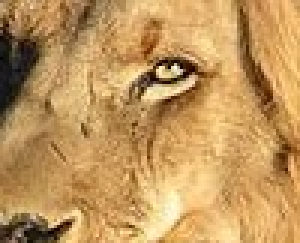
#> input picture assets/lion.jpg, 100 x 81 px (shown 3 times larger)
$ python main.py
#> lines starting #> are read from the running program, lines starting #| are printed output that depends on the picture
import numpy
import matplotlib.pyplot as plt
from copy import deepcopy
from skimage.io import imread, imshow
from PIL import Image
import numpy


class HilbertPoint:

    def __init__(self, n, x, y):

        self.n = n
        self.x = x
        self.y = y

    def __repr__(self):
        return "X: {} | Y: {}".format(self.x, self.y)


DEPTH = 5
MIN_X = 0 * DEPTH
MAX_X = 2 * DEPTH
MIN_Y = 0 * DEPTH
MAX_Y = 2 * DEPTH
ROUNDING_CONSTANT = 4  # digits


def get_fill_points(start, end):
    count = 2
    pts = []
    if round(start.x, ROUNDING_CONSTANT) == round(end.x, ROUNDING_CONSTANT):
        for n in numpy.linspace(start.y, end.y, num=count):
            pts.append(HilbertPoint(n, start.x, n))
    elif round(start.y, ROUNDING_CONSTANT) == round(end.y, ROUNDING_CONSTANT):
        for n in numpy.linspace(start.x, end.x, num=count):
            pts.append(HilbertPoint(n, n, start.y))
    else:
        raise RuntimeError(str(start) + str(end))

    return pts


class HilbertBox:

    def __init__(self, point_list):
        # copy the contents of the given points so we can transform them
        self.point_list = PointList(point_list.start_x, point_list.start_y)
        self.point_list.contents = point_list.contents

    def connect(self, other_box):
        joiner = get_fill_points(self.end, other_box.start)
        self.point_list.extend(joiner)
        self.point_list.extend(other_box.point_list.contents)

    @property
    def start(self):
        return self.point_list.start

    @property
    def end(self):
        return self.point_list.end

    def draw(self):
        plt.scatter(self.point_list.x_list, self.point_list.y_list)
        gca = plt.gca()
        gca.set_xlim([MIN_X, MAX_X])
        gca.set_ylim([MIN_X, MAX_Y])
        plt.show()


class BLHilbertBox(HilbertBox):

    def __init__(self, point_list):
        super().__init__(point_list)
        self.point_list.rotate(False)
        self.point_list.reverse()


class TLHilbertBox(HilbertBox):

    def __init__(self, point_list):
        super().__init__(point_list)
        self.point_list.offset_transform(-point_list.size, False)


class TRHilbertBox(HilbertBox):

    def __init__(self, point_list):
        super().__init__(point_list)
        self.point_list.offset_transform(-point_list.size, False)
        self.point_list.offset_transform(-point_list.size, True)


class BRHilbertBox(HilbertBox):

    def __init__(self, point_list):
        super().__init__(point_list)
        self.point_list.offset_transform(-point_list.size, True)
        self.point_list.rotate(True)
        self.point_list.reverse()


class PointList:

    EDGE_PADDING = 1

    def __init__(self, start_x, start_y):
        self._pts = []
        self.start_x = start_x
        self.start_y = start_y
        self.start = None
        self.end = None

    def build_staple(self):
        self.start = HilbertPoint(0, self.start_x, self.start_y)
        top_left = HilbertPoint(1, self.start_x, self.start_y + self.EDGE_PADDING)
        top_right = HilbertPoint(2, self.start_x + self.EDGE_PADDING, self.start_y + self.EDGE_PADDING)
        self.end = HilbertPoint(3, self.start_x + self.EDGE_PADDING, self.start_y)

        fill = get_fill_points(start=self.start, end=top_left)

        self._pts.extend(fill)

        fill = get_fill_points(start=top_left, end=top_right)

        self._pts.extend(fill)

        fill = get_fill_points(start=top_right, end=self.end)

        self._pts.extend(fill)

    @property
    def contents(self):
        pass

    @contents.getter
    def contents(self):
        return deepcopy(self._pts)

    @contents.setter
    def contents(self, pts):
        self.start = pts[0]
        self.end = pts[-1]
        self._pts = pts

    def extend(self, extend_list):
        self._pts.extend(extend_list)
        self.end = extend_list[-1]

    def offset_transform(self, offset, x):
        for pt in self._pts:
            if x:
                pt.x = pt.x - offset
            else:
                pt.y = pt.y - offset

    def reverse(self):
        self._pts.reverse()
        start = self.start
        self.start = self.end
        self.end = start

    def center(self):
        width = max(self.x_list) - min(self.x_list)
        height = max(self.y_list) - min(self.y_list)
        offset_x = min(self.x_list) + width/2
        offset_y = min(self.y_list) + height/2
        self.offset_transform(offset_x, True)
        self.offset_transform(offset_y, False)
        return offset_x, offset_y

    def rotate_about_center(self, cc):
        if cc:
            for pt in self._pts:
                old_x = pt.x
                pt.x = -pt.y
                pt.y = old_x
        else:
            for pt in self._pts:
                old_x = pt.x
                pt.x = pt.y
                pt.y = -old_x

    def decenter(self, offset_x, offset_y):
        self.offset_transform(-offset_x, True)
        self.offset_transform(-offset_y, False)

    def rotate(self, cc):
        offset_x, offset_y = self.center()
        self.rotate_about_center(cc)
        self.decenter(offset_x, offset_y)

    def flip_about_center(self):
        for pt in self._pts:
            pt.x = -pt.x

    def flip(self):
        offset_x, offset_y = self.center()
        self.flip_about_center()
        self.decenter(offset_x, offset_y)

    def __repr__(self):
        return str([pt for pt in self._pts])

    @property
    def x_list(self):
        return [pt.x for pt in self._pts]

    @property
    def y_list(self):
        return [pt.y for pt in self._pts]

    @property
    def n_s(self):
        return [pt.n for pt in self._pts]

    @property
    def size(self):
        width = max(self.x_list) - min(self.x_list)
        height = max(self.y_list) - min(self.y_list)

        if width == 0.0:
            size = height
        else:
            size = width

        # correct for padding
        size += self.EDGE_PADDING
        return size


def tile_boxes(point_list):
    bl_hb = BLHilbertBox(point_list)
    tl_hb = TLHilbertBox(point_list)
    br_hb = BRHilbertBox(point_list)
    tr_hb = TRHilbertBox(point_list)

    bl_hb.connect(tl_hb)
    tr_hb.connect(br_hb)
    bl_hb.connect(tr_hb)

    return bl_hb.point_list


def get_points(start_x, start_y, recursive_depth):
    point_list = PointList(start_x, start_y)
    point_list.build_staple()

    for i in range(0, recursive_depth):
        point_list = tile_boxes(point_list)

    return point_list


def call_hilbert():
    point_list = get_points(start_x=0, start_y=0, recursive_depth=DEPTH)
    plt.scatter(point_list.x_list, point_list.y_list)
    gca = plt.gca()
    gca.set_xlim([MIN_X, point_list.size])
    gca.set_ylim([MIN_X, point_list.size])
    #plt.show()
    return point_list


def get_image():
    im = Image.open('assets/lion.jpg', 'r')
    data = im.getdata()
    return data


def sample_hilbert(image, points):
    width, height = image.size
    image_list = list(image)
    reds = []

    pts = points.contents

    for i, pt in enumerate(pts):
        float_index = pt.y*width + pt.x
        number = round(float_index)
        val = image_list[number]
        reds.append(val[0])
    print(len(reds))

    chunks = [reds[x:x + width] for x in range(0, len(reds), width)]

    chunks = chunks[:-1]
    print(chunks)
    return chunks


def show_image(reds):
    array = numpy.array(reds)
    new_image = Image.fromarray(reds)
    new_image.save('reds.png')


def call_all():
    image = get_image()
#> in get_image, im is the input picture: PIL image 100x81 RGB; mean R, G, B 192.6, 150.1, 92.7
    points = call_hilbert()
    reds = sample_hilbert(image, points)
#> reds = 81 items
    show_image(reds)
#> in show_image, `array = numpy.array(reds)`:
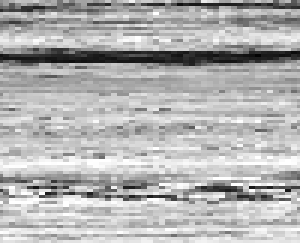
#> array: shape (81, 100) int64 (shown 3 times larger); min 3, max 255, mean 178.6


if __name__ == "__main__":
#> (the run stopped early here; a loop or call above may not have finished)
